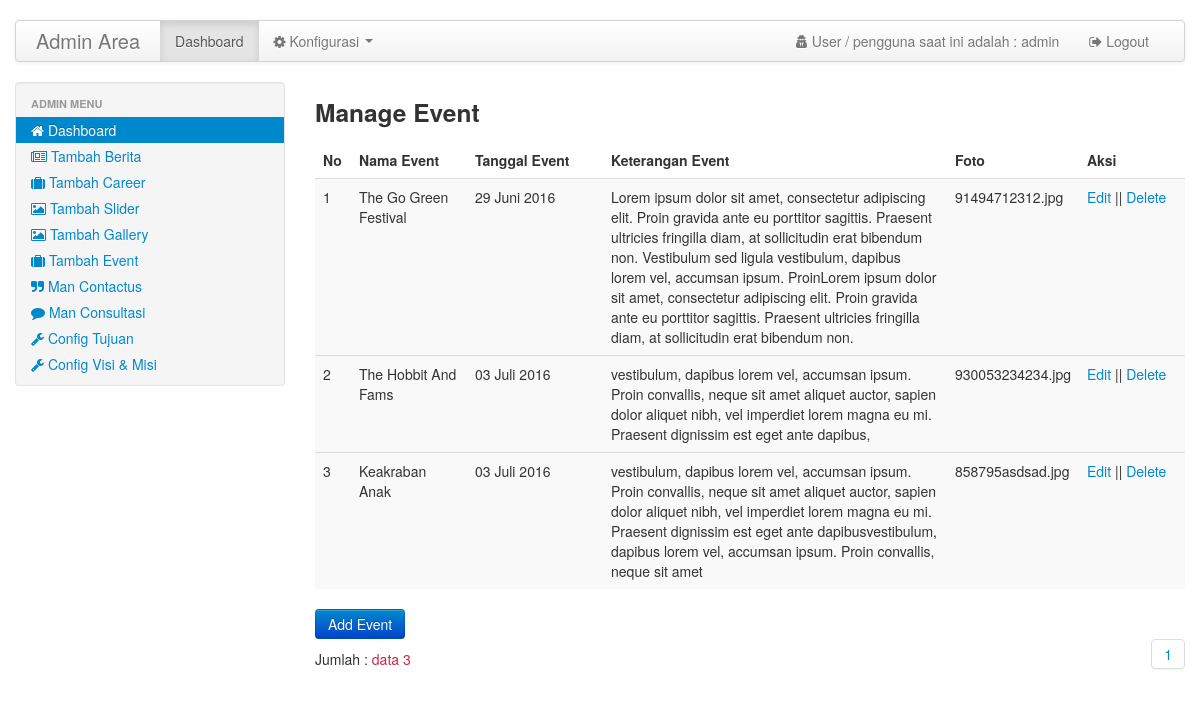
The page /adm_alrahma/homeadmin.php?pg=event (signed in) on the database its author committed.
### tables this page shows
CREATE TABLE IF NOT EXISTS `tujuan` (
`id_tujuan` int(10) NOT NULL,
  `ket_tujuan` text NOT NULL
);

CREATE TABLE IF NOT EXISTS `visimisi` (
`id_visimisi` int(100) NOT NULL,
  `ket_visimisi` text NOT NULL
);

CREATE TABLE IF NOT EXISTS `event` (
`id_event` int(100) NOT NULL,
  `judul_event` text NOT NULL,
  `keterangan_event` text NOT NULL,
  `foto_event` varchar(100) NOT NULL,
  `tanggal_event` date NOT NULL
);

### config/config.php (called while the page is built, shortened)
<?php
$base_url 	="http://localhost/Alrahma/";
?>

### libs/funct/library_function.php (called while the page is built, shortened)
<?php include "config/koneksi.php";
function tgl_indo($tgl){
    $tanggal = substr($tgl,8,2);
    $bulan   = getBulan(substr($tgl,5,2));
    $tahun   = substr($tgl,0,4);
    return $tanggal.' '.$bulan.' '.$tahun;
}
function getBulan($bln){
    switch ($bln){
        case 6:
            return "Juni";
        break;
        case 7:
            return "Juli";
        break;
    }
}
?>

### adm_alrahma/pages/event.php (the view)
<?php include "../libs/funct/library_function.php"; ?>
<div>
  <h3>Manage Event</h3>
</div>
<div>
  <table width="100%" border="0" cellspacing="0" cellpadding="0" class="table table-striped">
    <thead>
      <tr>
        <th>No</th>
        <th>Nama Event</th>
        <th>Tanggal Event</th>
        <th>Keterangan Event</th>
        <th>Foto</th>
        <th>Aksi</th>
      </tr>
    </thead>
    <?php
      include "../libs/funct/paging.php";
      $p= new Paging_event;
      $batas=10;
      $posisi=$p->cariPosisi($batas);
      $no=1+$posisi;
      $rw=mysqli_query($con,"SELECT * FROM event LIMIT $posisi, $batas");
      while($s=mysqli_fetch_array($rw)) {
    ?>
    <tbody>
    <tr>
      <td width="20"><?php echo $no; ?></td>
      <td width="100"><?php echo $s['judul_event'];?></td>
      <td width="120"><?php echo tgl_indo($s['tanggal_event']);?></td>
      <td><?php echo strip_tags($s['keterangan_event']);?></td>
      <td width="100"><?php echo $s['foto_event'];?></td>
      <td width="90">
          <a href="homeadmin.php?pg=editevent&id=<?php echo $s['id_event'];?>"><i> </i> Edit </a>||
          <a href="proses/proses_event.php?act=deleteevent&id=<?php echo $s['id_event'];?>"><i></i> Delete </a>
      </td>
    </tr>
    <?php $no++; } ?>
  </table>
</div>
<div>
  <a href="homeadmin.php?pg=addevent" class="btn btn-primary">Add Event</a>
</div>
<?php
  $tampil2 =mysqli_query($con,"select * from event");
  $jmldata =mysqli_num_rows($tampil2);
  echo " <div class='main-wrapperpagging'>
            <div>Jumlah : <span class='datecolor'>data $jmldata </span></div>
         </div>";
   ?>
  <div class='main-containernav'>
    <div class='inner-nav-link'>
        <div class='pagination'>
            <ul>
            <?php
                $jmlhalaman   = $p->jumlahHalaman($jmldata, $batas);
                $linkHalaman  = $p->navHalaman($_GET['halaman'], $jmlhalaman);
                echo  $linkHalaman;
            ?>
            </ul>
        </div>
    </div>
  </div>

### adm_alrahma/homeadmin.php (shortened to what this page needs)
<?php session_start();
include("../config/config.php");
?>
<!DOCTYPE html>
<html lang="en">
<head>
	<link href="<?php echo $base_url;?>adm_alrahma/css/bootstrap.css" rel="stylesheet">
	<link href="<?php echo $base_url;?>adm_alrahma/css/bootstrap-responsive.min.css" rel="stylesheet">
	<link href="<?php echo $base_url;?>adm_alrahma/css/site.css" rel="stylesheet">
	<link href="css/paging.css" rel="stylesheet">
	<link href="css/bootstrap-datepicker.css" rel="stylesheet">
	<link href="<?php echo $base_url;?>adm_alrahma/js/jquery.dataTables.css" type="text/css" rel="stylesheet">
	<link rel="stylesheet" href="css/font-awesome-4.6.3/css/font-awesome.min.css">
	</head>
<body>
<div class="container">
	<div class="navbar">
		<div class="navbar-inner">
				<a class="brand" href="#">Admin Area</a>
				<div class="nav-collapse">
					<ul class="nav">
						<li class="active">
							<a href="homeadmin.php">Dashboard</a>
						</li>
                        <li class="dropdown">
                        	<a href="" class="dropdown-toggle" data-toggle="dropdown"><i class="fa fa-cog"></i> Konfigurasi <b class="caret"></b></a>
						</li>
					</ul>
					<ul class="nav pull-right">
						<li>
							<a href=""><i class="fa fa-user-secret"></i> User / pengguna saat ini adalah : <?php echo $_SESSION['username']; ?></a>
						</li>
						<li>
							<a href="auth/logout.php"  onclick="return confirm('Anda yakin ingin keluar sistem !!');"><i class="fa fa-sign-out"></i> Logout</a>
						</li>
					</ul>
				</div>
		</div>
	</div>
	<div class="row">
		<div class="span3">
			<div class="well" style="padding: 8px 0;">
				<ul class="nav nav-list">
					<li class="nav-header">Admin Menu</li>
					<li class="active">
						<a href="homeadmin.php?pg=dashboard"><i class="fa fa-home"></i> Dashboard</a>
					</li>
					<li>
					  	<a href="homeadmin.php?pg=news"><i class="fa fa-newspaper-o"></i> Tambah Berita</a>
					</li>
					<li>
					  	<a href="homeadmin.php?pg=career"><i class="fa fa-suitcase"></i> Tambah Career</a>
					</li>
         			<li>
				 	 	<a href="homeadmin.php?pg=slider"><i class="fa fa-picture-o"></i> Tambah Slider</a>
					</li>
					<li>
				 	 	<a href="homeadmin.php?pg=gallery"><i class="fa fa-picture-o"></i> Tambah Gallery</a>
					</li>
					<li>
				 	 	<a href="homeadmin.php?pg=event"><i class="fa fa-suitcase"></i> Tambah Event</a>
					</li>
					 <li>
				 	 	<a href="homeadmin.php?pg=contactus"><i class="fa fa-quote-right"></i> Man Contactus</a>
					</li>
					 <li>
				 	 	<a href="homeadmin.php?pg=mantestimoni"><i class="fa fa-comment"></i> Man Consultasi</a>
					</li>
					<li>
						<?php $rw=mysqli_query($con,"SELECT * FROM tujuan"); while($s=mysqli_fetch_array($rw)) { ?>
						<a href="homeadmin.php?pg=tujuan&id=<?php echo $s['id_tujuan']; ?>"><i class="fa fa-wrench"></i> Config Tujuan</a>
	 	 				<?php } ?>
					</li>
					<li>
						<?php $rw=mysqli_query($con,"SELECT * FROM visimisi"); while($s=mysqli_fetch_array($rw)) { ?>
	 	 				<a href="homeadmin.php?pg=visimisi&id=<?php echo $s['id_visimisi']; ?>"><i class="fa fa-wrench"></i> Config Visi & Misi </a>
	 	 				<?php } ?>
					</li>
				</ul>
			</div>
		</div>
		<div class="span9">
			<?php  include "libs/conf_pageadmn.php";?>
	  	</div>
	</div>
</body>
</html>

### adm_alrahma/css/site.css (style rules this page uses)
body { padding-top:20px; padding-bottom:20px; }
.navbar { position: relative; z-index: 2; margin-bottom: 20px; overflow: visible; color: #777777; }
.navbar-inner { min-height: 40px; padding-right: 20px; padding-left: 20px; background-color: #fafafa; background-image: -moz-linear-gradient(top, #ffffff, #f2f2f2); background-image: -webkit-gradient(linear, 0 0, 0 100%, from(#ffffff), to(#f2f2f2)); background-image: -webkit-linear-gradient(top, #ffffff, #f2f2f2); background-image: -o-linear-gradient(top, #ffffff, #f2f2f2); background-image: linear-gradient(to bottom, #ffffff, #f2f2f2); background-repeat: repeat-x; border: 1px solid #d4d4d4; -webkit-border-radius: 4px; -moz-border-radius: 4px; border-radius: 4px; filter: progid:DXImageTransform.Microsoft.gradient(startColorstr='#ffffffff', endColorstr='#fff2f2f2', GradientType=0); *zoom: 1; -webkit-box-shadow: 0 1px 4px rgba(0, 0, 0, 0.065); -moz-box-shadow: 0 1px 4px rgba(0, 0, 0, 0.065); box-shadow: 0 1px 4px rgba(0, 0, 0, 0.065); }
.navbar-inner:before, .navbar-inner:after { display: table; line-height: 0; content: ""; }
.navbar-inner:after { clear: both; }
.navbar .brand { display: block; float: left; padding: 10px 20px 10px; margin-left: -20px; font-size: 20px; font-weight: 200; color: #777777; text-shadow: 0 1px 0 #ffffff; }

### adm_alrahma/css/paging.css (style rules this page uses)
.main-wrapperpagging { display: inline-block; margin-top: 10px; }
.main-containernav { margin-top: -48px; }
.main-containernav .inner-nav-link { float: right; display: block; }
a { color: #0088cc; text-decoration: none; }
.datecolor { color: #c2294a; }
ul { padding: 0; }
.pagination { height: 36px; margin: 18px 0; }
.pagination ul { display: inline-block; *display: inline; *zoom: 1; margin-left: 0; margin-bottom: 0; -webkit-border-radius: 3px; -moz-border-radius: 3px; border-radius: 3px; -webkit-box-shadow: 0 1px 2px rgba(0, 0, 0, 0.05); -moz-box-shadow: 0 1px 2px rgba(0, 0, 0, 0.05); box-shadow: 0 1px 2px rgba(0, 0, 0, 0.05); }

### rows shown on the page
event: judul_event "The Go Green Festival", tanggal_event "29 Juni 2016", keterangan_event "Lorem ipsum dolor sit amet, consectetur adipiscing elit. Proin gravida ante eu porttitor sagittis. Praesent ultricies fringilla diam, at sollicitudin erat bibendum non. Vestibulum sed ligula vestibulum, dapibus lorem vel, accumsan ipsum. ProinLorem ipsum dolor sit amet, consectetur adipiscing elit. Proin gravida ante eu porttitor sagittis. Praesent ultricies fringilla diam, at sollicitudin erat bibendum non.", foto_event "91494712312.jpg"
event: judul_event "The Hobbit And Fams", tanggal_event "03 Juli 2016", keterangan_event "vestibulum, dapibus lorem vel, accumsan ipsum. Proin convallis, neque sit amet aliquet auctor, sapien dolor aliquet nibh, vel imperdiet lorem magna eu mi. Praesent dignissim est eget ante dapibus,", foto_event "930053234234.jpg"
event: judul_event "Keakraban Anak", tanggal_event "03 Juli 2016", keterangan_event "vestibulum, dapibus lorem vel, accumsan ipsum. Proin convallis, neque sit amet aliquet auctor, sapien dolor aliquet nibh, vel imperdiet lorem magna eu mi. Praesent dignissim est eget ante dapibusvestibulum, dapibus lorem vel, accumsan ipsum. Proin convallis, neque sit amet", foto_event "858795asdsad.jpg"

### other values the page prints
$_SESSION['username'] "admin"
$jmldata "3"
